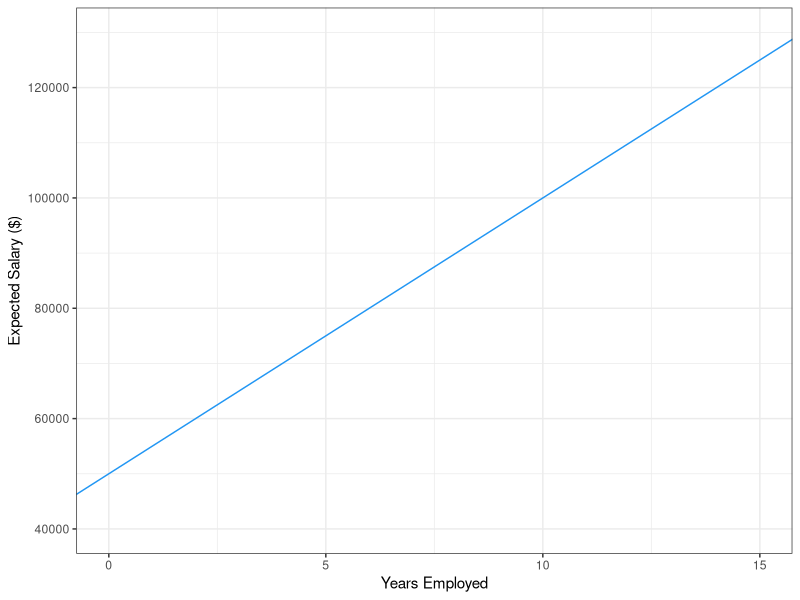
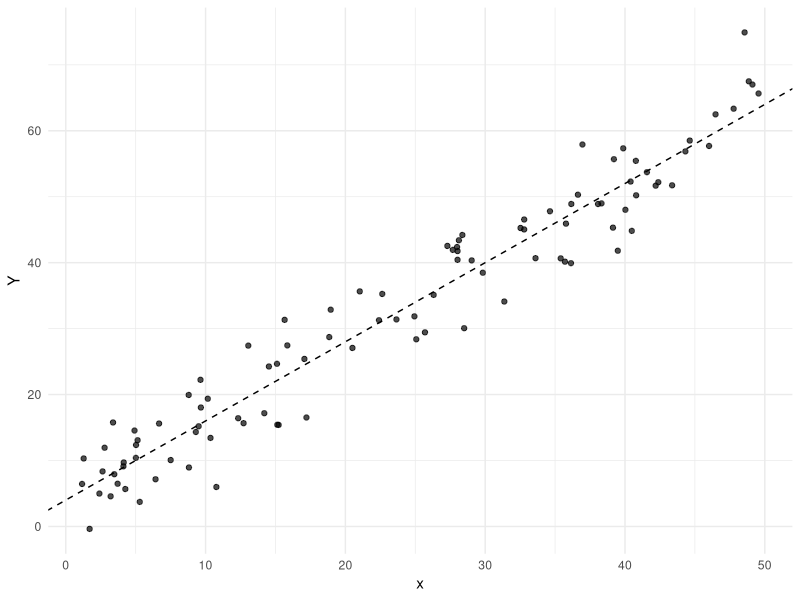

Recreate these plots in R, in order.
## ---- chunk 1
#| include: false
library(ggplot2)
theme_set(theme_bw())
## ---- chunk 2
#| echo: false
#| fig-cap: "Expected salary at Company A as a function of years employed."
ggplot() +
  geom_abline(intercept = 5e4, slope = 5e3, colour = '#2196F3') +
  lims(x = c(0, 15), y = c(4e4, 13e4)) +
  labs(x = "Years Employed", y = "Expected Salary ($)")
## ---- chunk 3
50000+(5000*10)
## ---- chunk 4
pnorm(11e4,1e5, 4e3, lower.tail = FALSE)
## ---- chunk 5
n <- 100
X <- runif(n=100, min=0, max= 50)
head(X)
## ---- chunk 6
alpha <- 4
beta <- 1.2
sigma <- 4

simple_linear_model <- function(X, alpha, beta, sigma) {
  mu <- alpha + (beta * X) 
  mu + rnorm(length(X), mean = 0, sd = sigma)
}
## ---- chunk 7
Y <- simple_linear_model(X, alpha, beta, sigma)
head(Y)
## ---- chunk 8
#| echo: false
#| label: fig-plot
#| fig-cap: "Data generated from the simple linear model $Y=4+1.2\\times x + \\varepsilon$, with $\\varepsilon\\sim N(0,16)$. Dashed line shows E[Y|x] = α + βx"

library(ggplot2)

df <- data.frame(X = X, Y = Y)

ggplot(df, aes(X, Y)) +
  geom_point(alpha = 0.7) +
  geom_abline(intercept = alpha, slope = beta, linetype = "dashed") +
  labs(x = "x", y = "Y") +
  theme_minimal()
